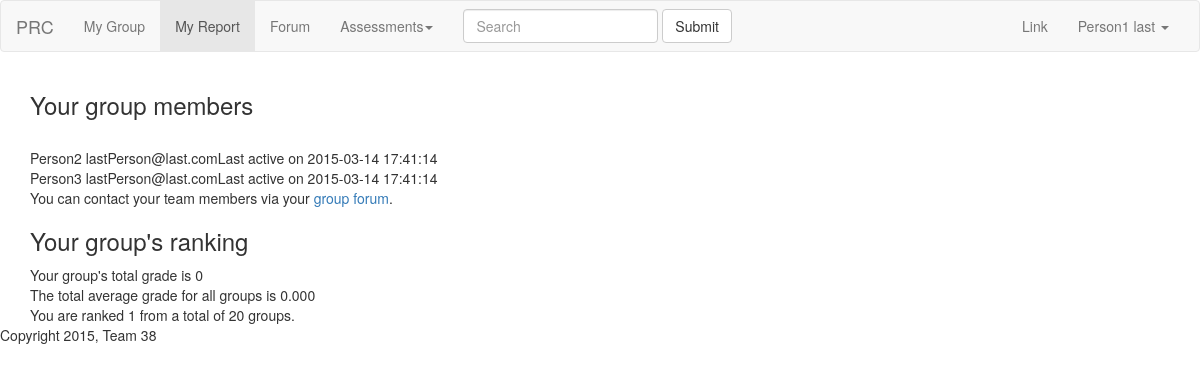
The page /peer_review_centre/views/prc_student/groups/view.php (signed in) on the database its author committed.
### tables this page shows
CREATE TABLE `students` (
`studentID` int(11) NOT NULL PRIMARY KEY AUTO_INCREMENT,
  `studentNumber` int(11) NOT NULL COMMENT 'SN on card',
  `firstName` text NOT NULL,
  `lastName` text NOT NULL,
  `email` text NOT NULL COMMENT 'is username',
  `password` varchar(255) NOT NULL,
  `lastActive` datetime NOT NULL,
  `groupID` int(11) NOT NULL
);

### peer_review_centre/models/session.php (called while the page is built, shortened)
<?php
class Session {
  private $loggedIn = false;
  public function isLoggedIn() {
    return $this->loggedIn;
  }
  private function checkLogin() {
    if(isset($_SESSION['userID'])) {
      $this->userID = $_SESSION['userID'];
      $this->loggedIn = true;
    } else {
      unset($this->userID);
      $this->loggedIn = false;
    }
  }
}
$session = new Session;
?>

### peer_review_centre/models/database.php (called while the page is built, shortened)
<?php
class MySQLDatabase {
	private $connection;
	public function openConnection() {
		$this->connection = new mysqli(DB_SERVER, DB_USER, DB_PASS, DB_NAME);
	}
	public function query($sql) {
		$result = $this->connection->query($sql);
		return $result;
	}
	public function fetchArray($result_set) {
		return mysqli_fetch_array($result_set);
	}
}
$database = new MySQLDatabase();
?>

### peer_review_centre/models/database_object.php (called while the page is built, shortened)
<?php
require_once("database.php");
abstract class DatabaseObject {
	private static function instantiate($record) {
   	$object = new static;
		foreach($record as $attribute=>$value) {
		  if ($object->hasAttribute($attribute)) {
		    $object->$attribute = $value;
		  }
		}
		return $object;
	}
	public static function findAll() {
		return static::findBySQL("SELECT * FROM ".static::$tableName."");
	}
	public static function findByID($id=0) {
		$resultArray = static::findBySQL("SELECT * FROM ".static::$tableName." WHERE ".static::$dbFields[0]."={$id} LIMIT 1");
		return !empty($resultArray) ? array_shift($resultArray) : false;
	}
	public static function findBySQL($sql="") {
		global $database;
		$resultSet = $database->query($sql);
  	$objectArray = array();
  	while ($row = $database->fetchArray($resultSet)) {
    	$objectArray[] = static::instantiate($row);
  	}
  	return $objectArray;
	}
	protected function hasAttribute($attribute) {
		$objectVars = $this->attributes();
		return array_key_exists($attribute, $objectVars);
	}
	protected function attributes() {
		$attributes = array();
		foreach (static::$dbFields as $field) {
			if(property_exists($this, $field)) {
				$attributes[$field] = $this->$field;
			}
		}
		return $attributes;
	}
}
?>

### peer_review_centre/models/group.php (called while the page is built, shortened)
<?php
require_once("database.php");
require_once("database_object.php");
class Group extends DatabaseObject {
	public static function noGroups() {
		$allGroups = static::findAll();
		return sizeof($allGroups);
	}
	public static function groupsAverageGrade() {
		$allGroups = static::findAll();
		$noGroups = sizeof($allGroups);
		if ($noGroups == 0) {
			return 0;
		} else {
			$totalAverage = 0;
			foreach ($allGroups as $group) {
				$totalAverage += $group->averageGrade;
			}
			$totalAverage = bcdiv($totalAverage, $noGroups, 3);
			return $totalAverage;
		}
	}
}
?>

### peer_review_centre/controllers/prc_student/groups.php (called while the page is built, shortened)
<?php
  require_once(SITE_ROOT.DS."includes/initialise_student.php");
  global $session;
  $studentID = $session->userID;
  $student = Student::findByID($studentID);
  $members = $student->findTeamMates();
  $totalAverage = Group::groupsAverageGrade();
  $group = Group::findByID($student->groupID);
  $groupRank = $group->ranking;
  $noGroups = Group::noGroups();
?>

### peer_review_centre/models/student.php (called while the page is built, shortened)
<?php
require_once("database.php");
require_once("database_object.php");
class Student extends DatabaseObject {
	protected static $tableName='students';
	public $studentID = "NULL";
	public $firstName;
	public $lastName;
	public $groupID;
	public function fullName() {
		return $this->firstName." ".$this->lastName;
	}
  public function findTeamMates() {
    $sql = "SELECT * FROM " .self::$tableName;
    $sql .= " WHERE groupID=".$this->groupID;
    $sql .= " AND studentID!=".$this->studentID;
    return self::findBySQL($sql);
  }
}
?>

### peer_review_centre/views/prc_student/groups/view.php (the view, shortened to what this page needs)
<?php
  require_once('../../../includes/initialise_student.php');
  require_once("../../../controllers/prc_student/groups.php");
  InitialiseStudent::checkLoggedIn();
?>
<div id="group-members">
  <h3>Your group members</h3>
  <table class="bordered">
  <?php foreach($members as $member): ?>
    <tr>
      <td>
        <?php echo $member->fullName(); ?>
      </td>
      <td>
        <?php echo $member->email; ?>
      </td>
      <td>
        <?php echo "Last active on ".$student->lastActive; ?>
      </td>
    </tr>
  <?php endforeach; ?>
  <br>
  </table>
</div>
You can contact your team members via your <a href='../forums/view.php' > group forum</a>.
<div id="ranking">
  <h3>Your group's ranking </h3>
  Your group's total grade is <?php echo $group->averageGrade; ?> <br>
  The total average grade for all groups is <?php echo $totalAverage; ?> <br>
  You are ranked <?php echo $groupRank; ?> from a total of <?php echo $noGroups; ?> groups. <br>
</div>
<?php include '../../../layouts/student_footer.php';?>

### peer_review_centre/includes/initialise_student.php (shortened to what this page needs)
<?php
  require_once(SITE_ROOT.DS."models/group.php");
  require_once(SITE_ROOT.DS."models/session.php");
  require_once(SITE_ROOT.DS."models/student.php");
  require_once(SITE_ROOT.DS."models/database.php");
  class InitialiseStudent {
    public static function checkLoggedIn(){
      global $session;
      if ($session->isLoggedIn()) {
        include SITE_ROOT.DS.'layouts/student_header.php';
      }
      else {
        $session->message("You must login first.");
        redirectTo("views/prc_student/students/login.php");
      }
    }
  }
?>

### peer_review_centre/layouts/student_header.php (shortened to what this page needs)
<!DOCTYPE html>
<html lang="en">
<head>
  <link rel="stylesheet" type="text/css" href="<?php echo WEB_ROOT; ?>includes/bootstrap/css/bootstrap.min.css">
</head>
<body>
<nav class="navbar navbar-default">
  <div class="container-fluid">
    <div class="navbar-header">
      <a class="navbar-brand" href="<?php echo WEB_ROOT; ?>views/prc_student/students/index.php">PRC</a>
    </div>
    <div class="collapse navbar-collapse" id="bs-example-navbar-collapse-1">
      <ul class="nav navbar-nav">
        <li><a href="<?php echo WEB_ROOT; ?>views/prc_student/groups/view.php">My Group </a></li>
        <li class="active"><a href="<?php echo WEB_ROOT; ?>views/prc_student/reports/view.php">My Report <span class="sr-only">(current)</span></a></li>
        <li><a href="<?php echo WEB_ROOT; ?>views/prc_student/forums/view.php">Forum</a></li>
        <li class="dropdown">
          <a href="#" class="dropdown-toggle" data-toggle="dropdown" role="button" aria-expanded="false">Assessments<span class="caret"></span></a>
        </li>
      </ul>
      <form class="navbar-form navbar-left" role="search">
        <div class="form-group">
          <input type="text" class="form-control" placeholder="Search">
        </div>
        <button type="submit" class="btn btn-default">Submit</button>
      </form>
      <ul class="nav navbar-nav navbar-right">
        <li><a href="#">Link</a></li>
        <li class="dropdown">
          <a href="#" class="dropdown-toggle" data-toggle="dropdown" role="button" aria-expanded="false">
          <?php
            $currentStudent = Student::findByID("$session->userID");
            echo "$currentStudent->firstName $currentStudent->lastName";
          ?>
          <span class="caret"></span></a>
        </li>
      </ul>
    </div>
  </div>
</nav>
<div class="container">

### peer_review_centre/layouts/student_footer.php (shortened to what this page needs)
  </div>
  <div id="footer">Copyright <?php echo date("Y", time()); ?>, Team 38</div>
</body>
</html>

### rows shown on the page
students: firstName "Person1", lastName "last", lastActive "2015-03-14 17:41:14"
students: $member->fullName() "Person2 last", email "Person@last.com"
students: $member->fullName() "Person3 last", email "Person@last.com"

### other values the page prints
$group->averageGrade "0"
$totalAverage "0.000"
$groupRank "1"
$noGroups "20"
